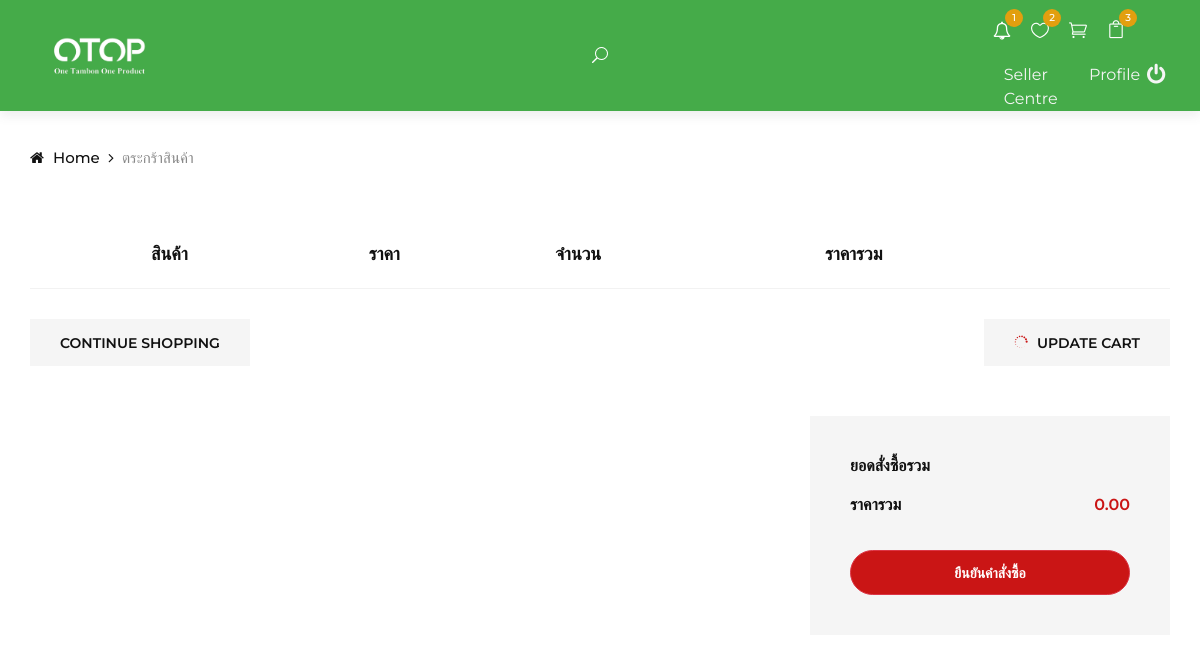
Page /views/Customer/shop-cart/shop-cart.php (signed in) on the earlier database version.
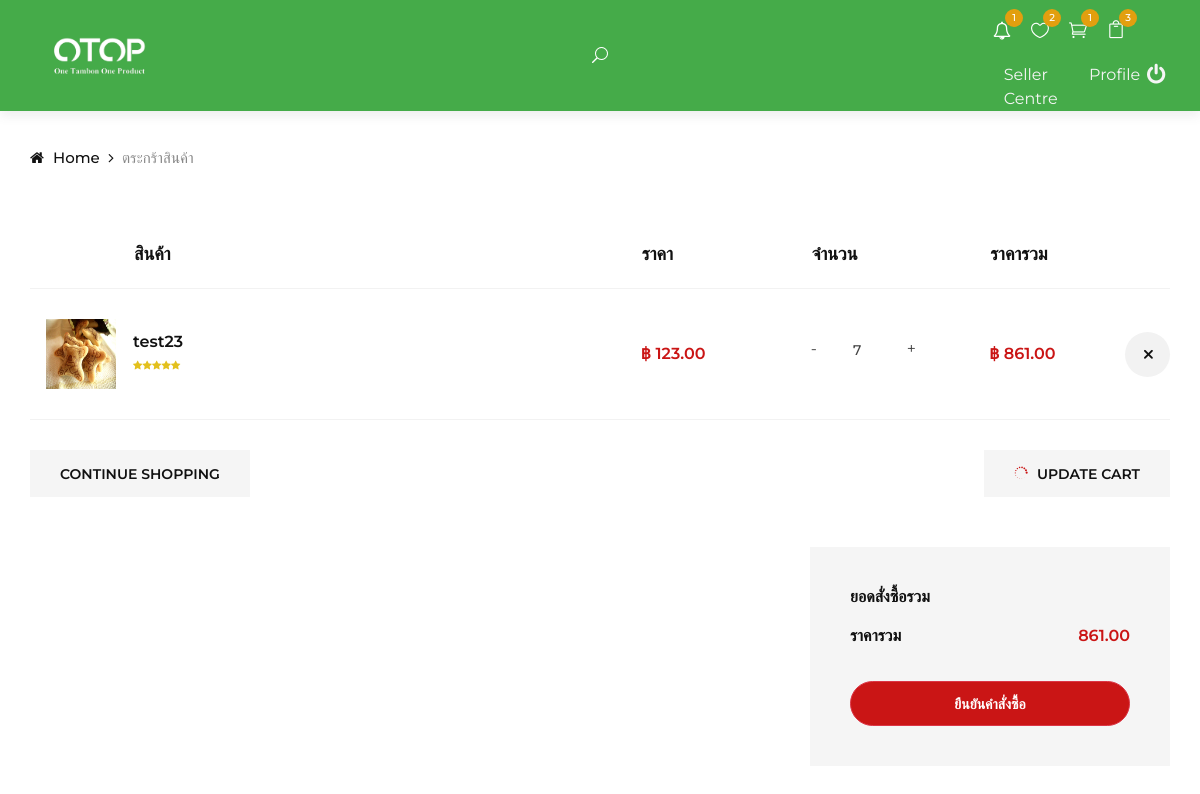
Same page on the later database version.
### tables this page shows
CREATE TABLE `shopping_cart` (
  `scid` int(11) NOT NULL,
  `uid` int(11) NOT NULL,
  `product_id` int(11) NOT NULL,
  `quantity` int(11) NOT NULL,
  `feature` int(11) DEFAULT NULL
);

CREATE TABLE `product` (
  `product_id` int(11) NOT NULL,
  `product_number` varchar(20) NOT NULL,
  `product_name` varchar(255) NOT NULL,
  `product_description` text NOT NULL,
  `product_specification` text NOT NULL,
  `product_type` int(11) NOT NULL,
  `price` double NOT NULL,
  `shipping_cost` double NOT NULL,
  `stock` int(11) NOT NULL,
  `shop_id` int(11) NOT NULL,
  `delivery_type` int(11) NOT NULL,
  `profile_product` varchar(90) DEFAULT NULL,
  `picture` varchar(90) DEFAULT NULL,
  `qrcode` varchar(50) DEFAULT NULL,
  `modify` int(11) DEFAULT NULL
);

### views/Customer/layout/header.php (called while the page is built, shortened)
<?php include_once("css.php"); ?>

### dbConnect.php (called while the page is built, shortened)
<?php
function connectDB()
{
    $servername = "localhost";
    $username = "root";
    $password = "";
    try {
        $conn = new PDO("mysql:host=$servername;dbname=otop_shop;charset=utf8", $username, $password);
        $conn->setAttribute(PDO::ATTR_ERRMODE, PDO::ERRMODE_EXCEPTION);
        return $conn;
    } catch (PDOException $e) {
        return "Connection failed: " . $e->getMessage();
    }
}
function selectData($str)
{
    $myConDB = connectDB();
    try {
        $stmt = $myConDB->prepare($str);
        $stmt->execute();
        $num = 0;
        while ($result = $stmt->fetch(PDO::FETCH_ASSOC)) {
            $num++;
            foreach ($result as $key => $value) {
                $data[$num][$key] = $value;
            }
        }
        $data[0]['numrow'] = $num;
        return $data;
    } catch (PDOException $e) {
        $conn = null;
        return "Error: " . $e->getMessage();
    }
}
function selectDataOne($str)
{
    $myConDB = connectDB();
    try {
        $stmt = $myConDB->prepare($str);
        $stmt->execute();
        if ($result = $stmt->fetch(PDO::FETCH_ASSOC)) {
            foreach ($result as $key => $value) {
                $data[$key] = $value;
            }
        }
        return $data;
    } catch (PDOException $e) {
        $conn = null;
        return "Error: " . $e->getMessage();
    }
}
?>

### query/query.php (called while the page is built, shortened)
<?php
include_once("../../../dbConnect.php");
function getShopingCart($uid)
{
    $sql = "SELECT * FROM `shopping_cart`
                    INNER JOIN `product` ON `shopping_cart`.`product_id` = `product`.`product_id`
            WHERE `uid` = '$uid'";
    $DATA = selectData($sql);
    return $DATA;
}
function countShopingCart($uid)
{
    $sql = "SELECT COUNT(*) AS `count_cart` FROM `shopping_cart` WHERE `uid` = '$uid'";
    $DATA = selectDataOne($sql);
    return $DATA;
}

### views/Customer/shop-cart/shop-cart.php (the view, shortened to what this page needs)
<!DOCTYPE html>
<html lang="en">
<?php
include_once("../../../query/query.php");
if (isset($_SESSION[md5('typeid')]) && isset($_SESSION[md5('username')]) && isset($_SESSION[md5('user')])) {
    $USER = $_SESSION[md5('user')];
    $uid = $USER[1]["uid"];
    $SHOPING_CART = getShopingCart($uid);
}
?>
<head>
    <?php include_once("../layout/header.php") ?>
</head>
<body>
    <?php include_once("../layout/navbar.php"); ?>
    <div class="breadcrumb-option">
        <div class="container">
            <div class="row">
                <div class="col-lg-12">
                    <div class="breadcrumb__links">
                        <a href="../../../index.php"><i class="fa fa-home"></i> Home</a>
                        <span>ตระกร้าสินค้า</span>
                    </div>
                </div>
            </div>
        </div>
    </div>
    <section class="shop-cart spad">
        <div class="container">
            <div class="row">
                <div class="col-lg-12">
                    <div class="shop__cart__table">
                        <table>
                            <thead>
                                <tr>
                                    <th style="width: 120px;"></th>
                                    <th>สินค้า</th>
                                    <th>ราคา</th>
                                    <th>จำนวน</th>
                                    <th>ราคารวม</th>
                                    <th></th>
                                </tr>
                            </thead>
                            <tbody>
                                <?php
                                for ($i = 1; $i < count($SHOPING_CART); $i++) {
                                ?>
                                    <tr>
                                        <td style="width: 120px; text-align: center;">
                                            <img src="<?php echo "../../../img/product/profile/" . $SHOPING_CART[$i]["profile_product"]; ?>" width="70px" height="70px" alt="">
                                        </td>
                                        <td class="cart__product__item">
                                            <div class="cart__product__item__title">
                                                <h6><?php echo  $SHOPING_CART[$i]["product_name"]; ?></h6>
                                                <div class="rating">
                                                    <i class="fa fa-star"></i>
                                                    <i class="fa fa-star"></i>
                                                    <i class="fa fa-star"></i>
                                                    <i class="fa fa-star"></i>
                                                    <i class="fa fa-star"></i>
                                                </div>
                                            </div>
                                        </td>
                                        <td class="cart__price"><?php echo  "฿ " . number_format($SHOPING_CART[$i]["price"], 2); ?></td>
                                        <td class="cart__quantity">
                                            <div class="pro-qty" id="pro-qty" name="pro-qty">
                                                <input type="number" id="quantity" name="quantity" value="<?php echo  $SHOPING_CART[$i]["quantity"]; ?>">
                                            </div>
                                        </td>
                                        <td class="cart__total" id="cart__total" name="cart__total"><?php echo  "฿ " . number_format($SHOPING_CART[$i]["price"] * $SHOPING_CART[$i]["quantity"], 2); ?></td>
                                        <td class="cart__close"><span class="icon_close"></span></td>
                                    </tr>
                                <?php
                                }
                                ?>
                            </tbody>
                        </table>
                    </div>
                </div>
            </div>
            <div class="row">
                <div class="col-lg-6 col-md-6 col-sm-6">
                    <div class="cart__btn">
                        <a href="../../../index.php">Continue Shopping</a>
                    </div>
                </div>
                <div class="col-lg-6 col-md-6 col-sm-6">
                    <div class="cart__btn update__btn" style="cursor: pointer;">
                        <a><span class="icon_loading"></span> Update cart</a>
                    </div>
                </div>
            </div>
            <div class="row">
                <div class="col-lg-6">
                </div>
                <div class="col-lg-4 offset-lg-2">
                    <div class="cart__total__procced">
                        <h6>ยอดสั่งซื้อรวม</h6>
                        <ul>
                            <li>ราคารวม <span>
                                    <?php
                                    for ($i = 1; $i < count($SHOPING_CART); $i++) {
                                        $price = $SHOPING_CART[$i]["price"] * $SHOPING_CART[$i]["quantity"];
                                        $PRICES = [];
                                        array_push($PRICES, $price);
                                    }
                                    echo number_format(array_sum($PRICES), 2);
                                    ?>
                                </span></li>
                        </ul>
                        <a href="../checkout/checkout.php" class="primary-btn btn btn-danger" style="width: 280px;">ยืนยันคำสั่งซื้อ</a>
                    </div>
                </div>
            </div>
        </div>
    </section>
</body>
</html>

### views/Customer/layout/css.php (shortened to what this page needs)
<link href="../../../vendor/fontawesome-free/css/all.min.css" rel="stylesheet" type="text/css">
<link rel="stylesheet" href="../../../css/bootstrap.min.css" type="text/css">
<link rel="stylesheet" href="../../../css/font-awesome.min.css" type="text/css">
<link rel="stylesheet" href="../../../css/elegant-icons.css" type="text/css">
<link rel="stylesheet" href="../../../css/jquery-ui.min.css" type="text/css">
<link rel="stylesheet" href="../../../css/magnific-popup.css" type="text/css">
<link rel="stylesheet" href="../../../css/owl.carousel.min.css" type="text/css">
<link rel="stylesheet" href="../../../css/slicknav.min.css" type="text/css">
<link rel="stylesheet" href="../../../css/style.css" type="text/css">
<link rel="stylesheet" href="https://cdnjs.cloudflare.com/ajax/libs/bootstrap-select/1.13.1/css/bootstrap-select.min.css">
<link rel="stylesheet" href="path/to/file/picker.min.css">
<link rel="stylesheet" href="../../../node_modules/select-picker/dist/picker.css">
<link href="https://cdn.jsdelivr.net/npm/select2@4.1.0-rc.0/dist/css/select2.min.css" rel="stylesheet" />

### views/Customer/layout/navbar.php (shortened to what this page needs)
<?php
   include_once("../../../query/query.php");
   if (isset($_SESSION[md5('typeid')]) && isset($_SESSION[md5('username')]) && isset($_SESSION[md5('user')])) {
       $username = $_SESSION[md5('username')];
       $USER = $_SESSION[md5('user')];
       $uid = $USER[1]["uid"];
       $COUNT_SHOPING_CART = countShopingCart($uid)["count_cart"];
   }
   ?>
<header class="header">
    <?php
       if (isset($username)) {
       ?>
        <div class="container-fluid">
            <div class="row">
                <div class="col-xl-3 col-lg-2 d-flex align-items-center">
                    <div class="header__logo">
                        <a href="../../../index.php"><img src="../../../img/icon/LOGO-OTOP-WH.png" height="38" alt=""></a>
                    </div>
                </div>
                <div class="col-xl-6 col-lg-7 d-flex justify-content-center d-flex align-items-center">
                    <nav class="header__menu">
                        <ul>
                            <li class="search-box">
                                <button class="btn-search">
                                    <span class="icon_search search-switch"></span>
                                </button>
                                <input type="text" class="input-search" placeholder="Type to Search...">
                            </li>
                        </ul>
                    </nav>
                </div>
                <div class="col-lg-3 align-self-center">
                    <div class="row d-flex justify-content-end">
                        <div class="col-lg-4 align-self-center ">
                            <ul class="header__right__widget d-flex justify-content-end">
                                <li>
                                    <a href="../notification/notification.php">
                                        <i class="fa fa-bell-o" aria-hidden="true"></i>
                                        <div class="tip">1</div>
                                    </a>
                                </li>
                                <li>
                                    <a href="../favorite/favorite.php"><span class="icon_heart_alt"></span>
                                        <div class="tip">2</div>
                                    </a>
                                </li>
                                <li>
                                    <a href="../shop-cart/shop-cart.php">
                                        <span class="icon_cart_alt"></span>
                                        <?php
                                           if ($COUNT_SHOPING_CART == 0) {
                                           } else {
                                               echo '<div class="tip">' . $COUNT_SHOPING_CART . "</div>";
                                           }
                                           ?>
                                    </a>
                                </li>
                                <li>
                                    <a href="../purchase/purchase.php">
                                        <span class="icon_bag_alt"></span>
                                        <div class="tip">3</div>
                                    </a>
                                </li>
                            </ul>
                        </div>
                        <div class="col-lg-1 text-light d-flex justify-content-center align-self-center">
                        </div>
                        <div class="col-lg-7 text-light align-self-center">
                            <div class="row">
                                <div class="col-lg-6 d-flex justify-content-center" style="padding: 0px;">
                                    <a href="../register-saler/register-seller-verify.php" style="color: whitesmoke;">Seller Centre</a>
                                </div>
                                <div class="col-lg-4 d-flex justify-content-center" style="padding: 0px;">
                                    <a href="../user-profile/user-profile.php" style="color: whitesmoke;">Profile</a>
                                </div>
                                <div class="col-lg-2 d-flex justify-content-center" style="padding: 0px;">
                                    <a href="../../../logout.php" style="color: whitesmoke;"><i class="fa fa-power-off fa-lg" aria-hidden="true"></i></a>
                                </div>
                            </div>
                        </div>
                    </div>
                </div>
            </div>
        </div>
        <?php } ?>
</header>

Differences in the rows shown:
added shopping_cart: product.profile_product (picture), product.product_name "test23", product.price "123.00", quantity "7", $SHOPING_CART[$i]["price"] * $SHOPING_CART[$i]["quantity"] "861.00"
Other differences:
$COUNT_SHOPING_CART: (not shown) → "1"
array_sum($PRICES): "0.00" → "861.00"
